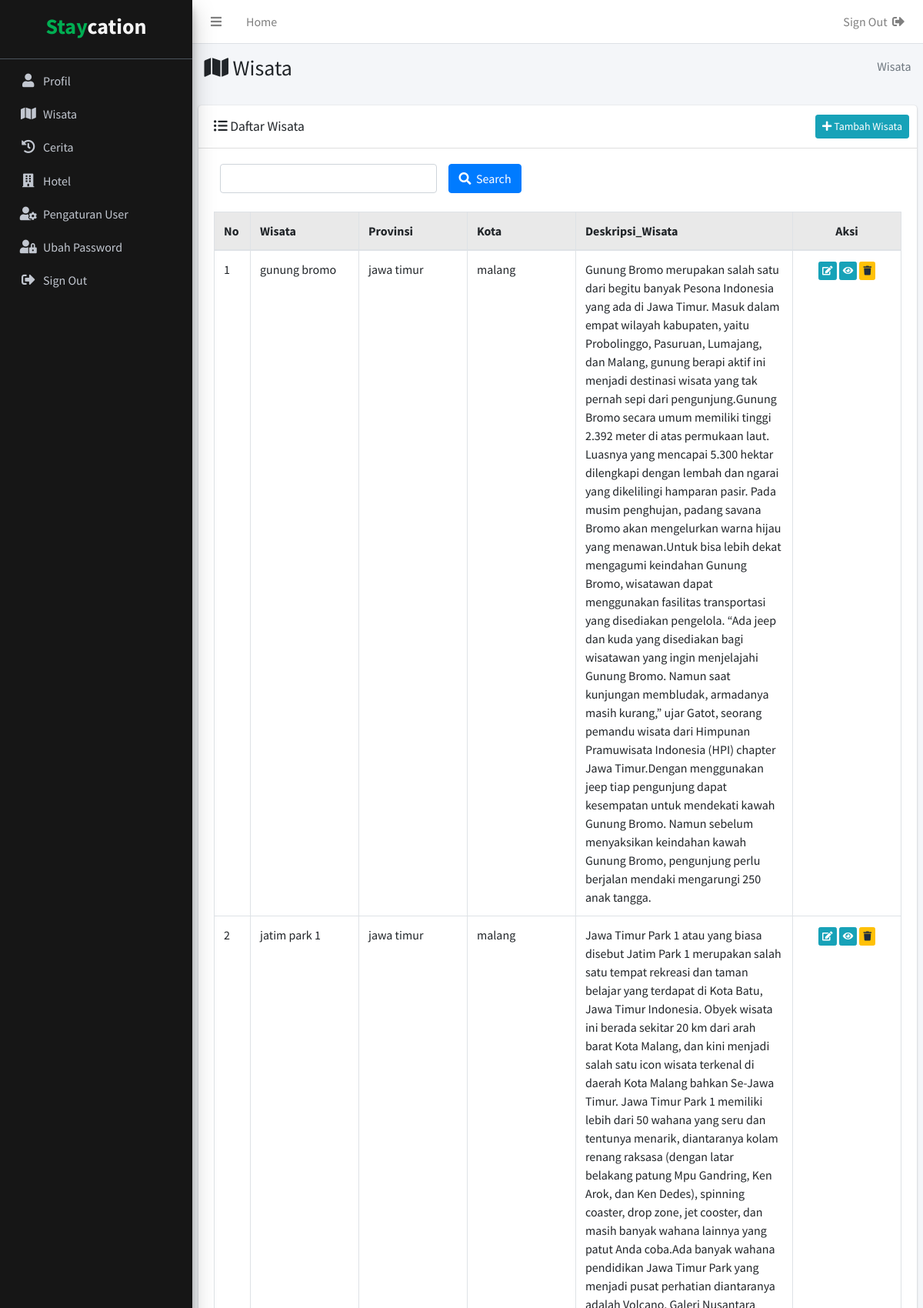
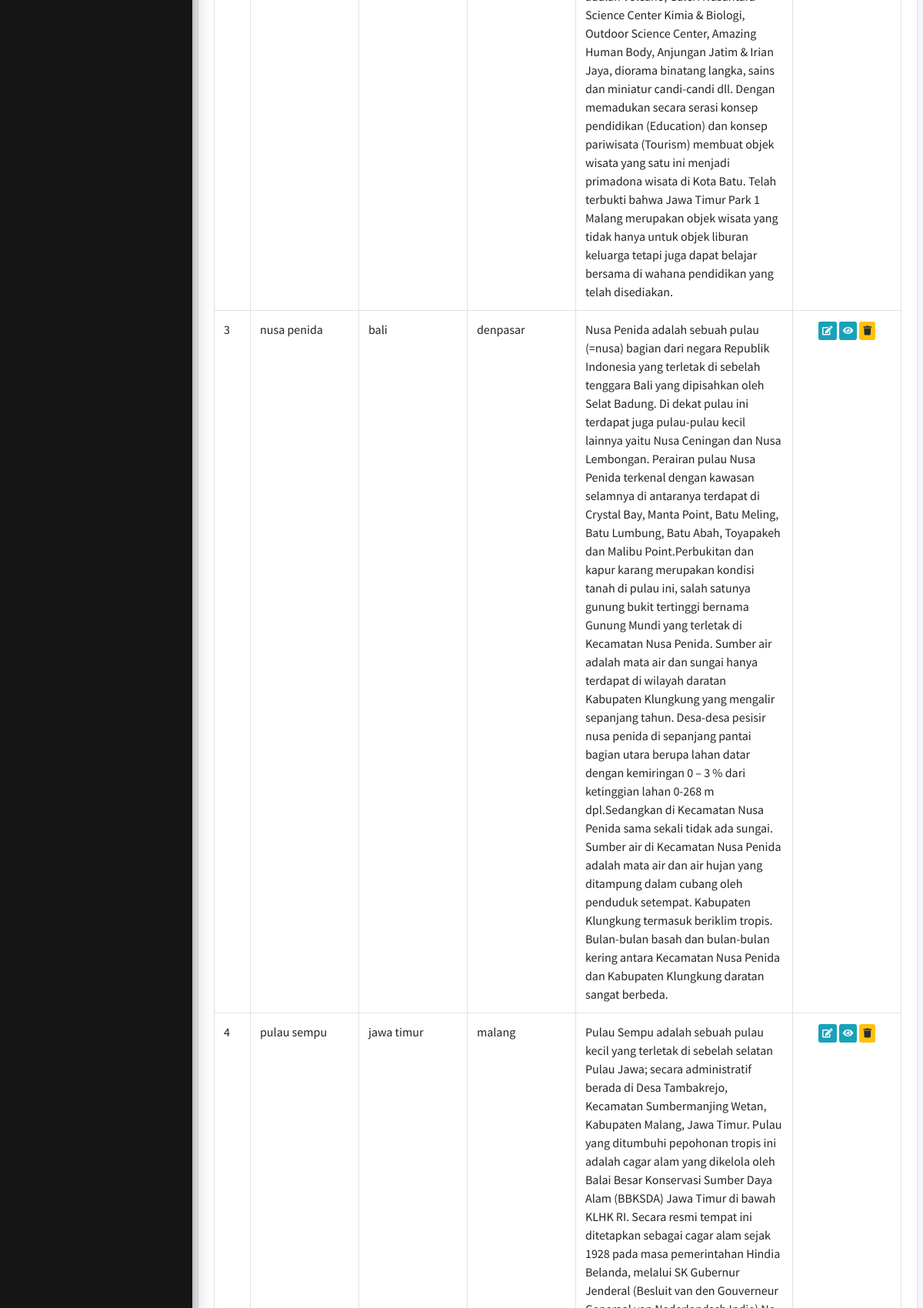
The app's page /index.php?include=wisata (signed in, upper part) with its own data (2 pictures, top to bottom).
### tables this page shows
CREATE TABLE `wisata` (
  `id_wisata` int(11) NOT NULL,
  `wisata` varchar(100) DEFAULT NULL,
  `provinsi` varchar(50) DEFAULT NULL,
  `kota` varchar(50) DEFAULT NULL,
  `rating_wisata` decimal(11,1) DEFAULT NULL,
  `deskripsi_wisata` text DEFAULT NULL,
  `gambar_wisata1` varchar(100) DEFAULT NULL,
  `gambar_wisata2` varchar(100) DEFAULT NULL,
  `gambar_wisata3` varchar(100) DEFAULT NULL
);

### src/include/wisata.php (the view, shortened to what this page needs)
<section class="content-header">
  <div class="container-fluid">
    <div class="row mb-2">
      <div class="col-sm-6">
        <h3><i class="fas fa-map"></i> Wisata</h3>
      </div>
      <div class="col-sm-6">
        <ol class="breadcrumb float-sm-right">
          <li class="breadcrumb-item active"> Wisata</li>
        </ol>
      </div>
    </div>
  </div>
</section>
<section class="content">
        <div class="card">
          <div class="card-header">
            <h3 class="card-title" style="margin-top:5px;"><i class="fas fa-list-ul"></i> Daftar  Wisata</h3>
            <div class="card-tools">
              <a href="index.php?include=tambah-wisata" class="btn btn-sm btn-info float-right">
              <i class="fas fa-plus"></i> Tambah  Wisata</a>
            </div>
          </div>
          <div class="card-body">
          <div class="col-md-12">
              <form method="post" action="index.php?include=wisata">
                <div class="row">
                    <div class="col-md-4 bottom-10">
                      <input type="text" class="form-control" id="kata_kunci" name="katakunci">
                    </div>
                    <div class="col-md-5 bottom-10">
                      <button type="submit" class="btn btn-primary"><i class="fas fa-search"></i>&nbsp; Search</button>
                    </div>
                </div>
              </form>
            </div><br>
              <table class="table table-bordered">
                <thead>
                  <tr style="background-color: #E9E9E9;">
                    <th width="5%">No</th>
                    <th width="15%">Wisata</th>
                    <th width="15%">Provinsi</th>
                    <th width="15%">Kota</th>
                    <th width="30%">Deskripsi_Wisata</th>
                    <th width="15%"><center>Aksi</center></th>
                  </tr>
                </thead>
                <tbody>
                  <?php
                    $batas = 5;
                    if(!isset($_GET['halaman'])){
                        $posisi = 0;
                    }else{
                        $halaman = $_GET['halaman'];
                        $posisi = ($halaman-1) * $batas;
                    }
                    $sql_w="select `id_wisata`, `wisata`,`provinsi`, `kota`, `deskripsi_wisata` from `wisata` ";
                      $sql_w .= " ORDER BY `wisata` limit $posisi, $batas";
                   $query_w = mysqli_query($koneksi, $sql_w);
                   $no = $posisi + 1;
                   while($data_w = mysqli_fetch_row($query_w)){
                     $id_wisata = $data_w[0];
                     $wisata = $data_w[1];
                     $provinsi = $data_w[2];
                     $kota = $data_w[3];
                     $deskripsi_wisata = $data_w[4];
                    ?>
                  <tr>
                    <td><?php echo $no; ?></td>
                    <td><?php echo $wisata; ?></td>
                    <td><?php echo $provinsi; ?></td>
                    <td><?php echo $kota; ?></td>
                    <td><?php echo $deskripsi_wisata; ?></td>
                    <td align="center">
                      <a href="index.php?include=edit-wisata&data=<?php echo $id_wisata;?>" class="btn btn-xs btn-info" title="Edit"><i class="fas fa-edit"></i></a>
                      <a href="index.php?include=detail-wisata&data=<?php echo $id_wisata;?></php>" class="btn btn-xs btn-info" title="Detail"><i class="fas fa-eye"></i></a>
                      <a href="javascript:if(confirm('Anda yakin ingin menghapus data <?php echo $wisata; ?>?'))window.location.href = 'index.php?include=wisata&aksi=hapus&data=<?php echo $id_wisata;?>&notif=hapusberhasil'" class="btn btn-xs btn-warning"><i class="fas fa-trash" title="Hapus"></i></a>
                    </td>
                  </tr>
                  <?php $no++;}?>
                </tbody>
              </table>
          </div>
        </div>
</section>

### records on screen
wisata: wisata "gunung bromo", provinsi "jawa timur", kota "malang", deskripsi_wisata "Gunung Bromo merupakan salah satu dari begitu banyak Pesona Indonesia yang ada di Jawa Timur. Masuk dalam empat wilayah kabupaten, yaitu Probolinggo, Pasuruan, Lumajang, dan Malang, gunung berapi aktif ini menjadi destinasi wisata yang tak pernah sepi dari pengunjung.Gunung Bromo secara umum memiliki tinggi 2.392 meter di atas permukaan laut. Luasnya yang mencapai 5.300 hektar dilengkapi dengan lembah dan ngarai yang dikelilingi hamparan pasir. Pada musim penghujan, padang savana Bromo akan mengelurkan warna hijau yang menawan.Untuk bisa lebih dekat mengagumi keindahan Gunung Bromo, wisatawan dapat menggunakan fasilitas transportasi yang disediakan pengelola. “Ada jeep dan kuda yang…"
wisata: wisata "jatim park 1", provinsi "jawa timur", kota "malang", deskripsi_wisata "Jawa Timur Park 1 atau yang biasa disebut Jatim Park 1 merupakan salah satu tempat rekreasi dan taman belajar yang terdapat di Kota Batu, Jawa Timur Indonesia. Obyek wisata ini berada sekitar 20 km dari arah barat Kota Malang, dan kini menjadi salah satu icon wisata terkenal di daerah Kota Malang bahkan Se-Jawa Timur. Jawa Timur Park 1 memiliki lebih dari 50 wahana yang seru dan tentunya menarik, diantaranya kolam renang raksasa (dengan latar belakang patung Mpu Gandring, Ken Arok, dan Ken Dedes), spinning coaster, drop zone, jet cooster, dan masih banyak wahana lainnya yang patut Anda coba.Ada banyak wahana pendidikan Jawa Timur Park yang menjadi pusat perhatian diantaranya adalah Volcano,…"
wisata: wisata "nusa penida", provinsi "bali", kota "denpasar", deskripsi_wisata "Nusa Penida adalah sebuah pulau (=nusa) bagian dari negara Republik Indonesia yang terletak di sebelah tenggara Bali yang dipisahkan oleh Selat Badung. Di dekat pulau ini terdapat juga pulau-pulau kecil lainnya yaitu Nusa Ceningan dan Nusa Lembongan. Perairan pulau Nusa Penida terkenal dengan kawasan selamnya di antaranya terdapat di Crystal Bay, Manta Point, Batu Meling, Batu Lumbung, Batu Abah, Toyapakeh dan Malibu Point.Perbukitan dan kapur karang merupakan kondisi tanah di pulau ini, salah satunya gunung bukit tertinggi bernama Gunung Mundi yang terletak di Kecamatan Nusa Penida. Sumber air adalah mata air dan sungai hanya terdapat di wilayah daratan Kabupaten Klungkung yang mengalir…"
wisata: wisata "pulau sempu", provinsi "jawa timur", kota "malang"
